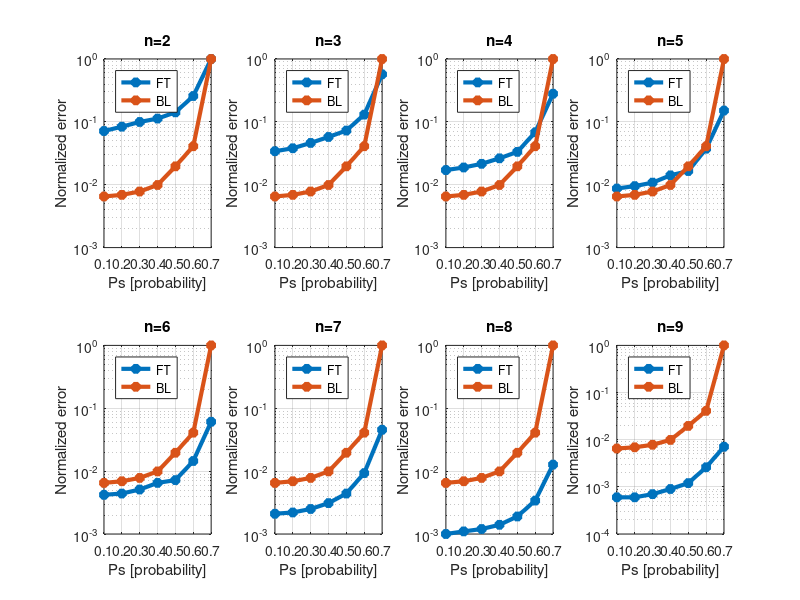

Here is the MATLAB script that generated this plot:
%% clear
clear all;
close all;
clc;

%% Ps	n	FT error [rad]	BL error (n = 1) [rad]	FT error - normalized	BL error - normalized
data_set = [...
0.1	2	0.8686	0.8305	0.0715	0.0065;...
0.2	2	1.0188	0.8808	0.0838	0.0069;...
0.3	2	1.2113	0.9902	0.0996	0.0078;...
0.4	2	1.3712	1.2643	0.1128	0.0099;...
0.5	2	1.7217	2.4933	0.1416	0.0196;...
0.6	2	3.1306	5.2113	0.2575	0.0409;...
0.7	2	12.1559	127.4365	1.0000	1.0000;...
0.1	3	0.4146	0.8305	0.0341	0.0065;...
0.2	3	0.4622	0.8808	0.0380	0.0069;...
0.3	3	0.5610	0.9902	0.0462	0.0078;...
0.4	3	0.6985	1.2643	0.0575	0.0099;...
0.5	3	0.8843	2.4933	0.0727	0.0196;...
0.6	3	1.5845	5.2113	0.1303	0.0409;...
0.7	3	6.9238	127.4365	0.5696	1.0000;...
0.1	4	0.2073	0.8305	0.0171	0.0065;...
0.2	4	0.2288	0.8808	0.0188	0.0069;...
0.3	4	0.2619	0.9902	0.0215	0.0078;...
0.4	4	0.3197	1.2643	0.0263	0.0099;...
0.5	4	0.4044	2.4933	0.0333	0.0196;...
0.6	4	0.8290	5.2113	0.0682	0.0409;...
0.7	4	3.4062	127.4365	0.2802	1.0000;...
0.1	5	0.1054	0.8305	0.0087	0.0065;...
0.2	5	0.1160	0.8808	0.0095	0.0069;...
0.3	5	0.1314	0.9902	0.0108	0.0078;...
0.4	5	0.1713	1.2643	0.0141	0.0099;...
0.5	5	0.2009	2.4933	0.0165	0.0196;...
0.6	5	0.4551	5.2113	0.0374	0.0409;...
0.7	5	1.8391	127.4365	0.1513	1.0000;...
0.1	6	0.0510	0.8305	0.0042	0.0065;...
0.2	6	0.0539	0.8808	0.0044	0.0069;...
0.3	6	0.0615	0.9902	0.0051	0.0078;...
0.4	6	0.0796	1.2643	0.0065	0.0099;...
0.5	6	0.0875	2.4933	0.0072	0.0196;...
0.6	6	0.1758	5.2113	0.0145	0.0409;...
0.7	6	0.7411	127.4365	0.0610	1.0000;...
0.1	7	0.0257	0.8305	0.0021	0.0065;...
0.2	7	0.0268	0.8808	0.0022	0.0069;...
0.3	7	0.0302	0.9902	0.0025	0.0078;...
0.4	7	0.0373	1.2643	0.0031	0.0099;...
0.5	7	0.0536	2.4933	0.0044	0.0196;...
0.6	7	0.1131	5.2113	0.0093	0.0409;...
0.7	7	0.5530	127.4365	0.0455	1.0000;...
0.1	8	0.0124	0.8305	0.0010	0.0065;...
0.2	8	0.0129	0.8808	0.0011	0.0069;...
0.3	8	0.0143	0.9902	0.0012	0.0078;...
0.4	8	0.0174	1.2643	0.0014	0.0099;...
0.5	8	0.0235	2.4933	0.0019	0.0196;...
0.6	8	0.0409	5.2113	0.0034	0.0409;...
0.7	8	0.1543	127.4365	0.0127	1.0000;...
0.1	9	0.0068	0.8305	0.0006	0.0065;...
0.2	9	0.0073	0.8808	0.0006	0.0069;...
0.3	9	0.0083	0.9902	0.0007	0.0078;...
0.4	9	0.0106	1.2643	0.0009	0.0099;...
0.5	9	0.0149	2.4933	0.0012	0.0196;...
0.6	9	0.0316	5.2113	0.0026	0.0409;...
0.7	9	0.0861	127.4365	0.0071	1.0000;...
0.1	10	0.0035	0.8305	0.0003	0.0065;...
0.2	10	0.0039	0.8808	0.0003	0.0069;...
0.3	10	0.0040	0.9902	0.0003	0.0078;...
0.4	10	0.0046	1.2643	0.0004	0.0099;...
0.5	10	0.0064	2.4933	0.0005	0.0196;...
0.6	10	0.0110	5.2113	0.0009	0.0409;...
0.7	10	0.0484	127.4365	0.0040	1.0000;...
];

%%
figure;

Ps_axis = [.1 .2 .3 .4 .5 .6 .7];

subplot(2,4,1);
semilogy(Ps_axis,data_set(find(data_set(:,2) == 2),[5 6]),'-*','LineWidth', 3, 'MarkerSize', 7);
legend('FT', 'BL','Location', 'NorthWest'); grid on;title('n=2');
xlabel('Ps [probability]'); ylabel('Normalized error');

subplot(2,4,2);
semilogy(Ps_axis,data_set(find(data_set(:,2) == 3),[5 6]),'-*','LineWidth', 3, 'MarkerSize', 7);
legend('FT', 'BL','Location', 'NorthWest'); grid on;title('n=3');
xlabel('Ps [probability]'); ylabel('Normalized error');

subplot(2,4,3);
semilogy(Ps_axis,data_set(find(data_set(:,2) == 4),[5 6]),'-*','LineWidth', 3, 'MarkerSize', 7);
legend('FT', 'BL','Location', 'NorthWest'); grid on;title('n=4');
xlabel('Ps [probability]'); ylabel('Normalized error');

subplot(2,4,4);
semilogy(Ps_axis,data_set(find(data_set(:,2) == 5),[5 6]),'-*','LineWidth', 3, 'MarkerSize', 7);
legend('FT', 'BL','Location', 'NorthWest'); grid on;title('n=5');
xlabel('Ps [probability]'); ylabel('Normalized error');


%
subplot(2,4,5);
semilogy(Ps_axis,data_set(find(data_set(:,2) == 6),[5 6]),'-*','LineWidth', 3, 'MarkerSize', 7);
legend('FT', 'BL','Location', 'NorthWest'); grid on;title('n=6');
xlabel('Ps [probability]'); ylabel('Normalized error');

subplot(2,4,6);
semilogy(Ps_axis,data_set(find(data_set(:,2) == 7),[5 6]),'-*','LineWidth', 3, 'MarkerSize', 7);
legend('FT', 'BL','Location', 'NorthWest'); grid on;title('n=7');
xlabel('Ps [probability]'); ylabel('Normalized error');

subplot(2,4,7);
semilogy(Ps_axis,data_set(find(data_set(:,2) == 8),[5 6]),'-*','LineWidth', 3, 'MarkerSize', 7);
legend('FT', 'BL','Location', 'NorthWest'); grid on;title('n=8');
xlabel('Ps [probability]'); ylabel('Normalized error');

subplot(2,4,8);
semilogy(Ps_axis,data_set(find(data_set(:,2) == 9),[5 6]),'-*','LineWidth', 3, 'MarkerSize', 7);
legend('FT', 'BL','Location', 'NorthWest'); grid on;title('n=9');
xlabel('Ps [probability]'); ylabel('Normalized error');



